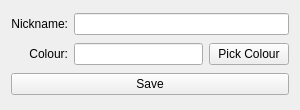
<?xml version="1.0" encoding="UTF-8"?>
<ui version="4.0">
 <class>Form</class>
 <widget class="QWidget" name="Form">
  <property name="windowModality">
   <enum>Qt::WindowModality::NonModal</enum>
  </property>
  <property name="geometry">
   <rect>
    <x>0</x>
    <y>0</y>
    <width>300</width>
    <height>110</height>
   </rect>
  </property>
  <property name="sizePolicy">
   <sizepolicy hsizetype="Fixed" vsizetype="Fixed">
    <horstretch>0</horstretch>
    <verstretch>0</verstretch>
   </sizepolicy>
  </property>
  <property name="minimumSize">
   <size>
    <width>300</width>
    <height>110</height>
   </size>
  </property>
  <property name="maximumSize">
   <size>
    <width>300</width>
    <height>110</height>
   </size>
  </property>
  <property name="windowTitle">
   <string>Form</string>
  </property>
  <property name="windowIcon">
   <iconset>
    <normaloff>../src/rudechat4/rude.ico</normaloff>../src/rudechat4/rude.ico</iconset>
  </property>
  <layout class="QGridLayout" name="gridLayout">
   <item row="0" column="0">
    <widget class="QLabel" name="label">
     <property name="text">
      <string>Nickname:</string>
     </property>
     <property name="alignment">
      <set>Qt::AlignmentFlag::AlignRight|Qt::AlignmentFlag::AlignTrailing|Qt::AlignmentFlag::AlignVCenter</set>
     </property>
    </widget>
   </item>
   <item row="0" column="1" colspan="2">
    <widget class="QLineEdit" name="lineEdit"/>
   </item>
   <item row="1" column="0">
    <widget class="QLabel" name="label_2">
     <property name="text">
      <string>Colour:</string>
     </property>
     <property name="alignment">
      <set>Qt::AlignmentFlag::AlignRight|Qt::AlignmentFlag::AlignTrailing|Qt::AlignmentFlag::AlignVCenter</set>
     </property>
    </widget>
   </item>
   <item row="1" column="1">
    <widget class="QLineEdit" name="lineEdit_2"/>
   </item>
   <item row="1" column="2">
    <widget class="QPushButton" name="pushButton">
     <property name="text">
      <string>Pick Colour</string>
     </property>
    </widget>
   </item>
   <item row="2" column="0" colspan="3">
    <widget class="QPushButton" name="pushButton_2">
     <property name="text">
      <string>Save</string>
     </property>
    </widget>
   </item>
  </layout>
 </widget>
 <resources/>
 <connections/>
</ui>
